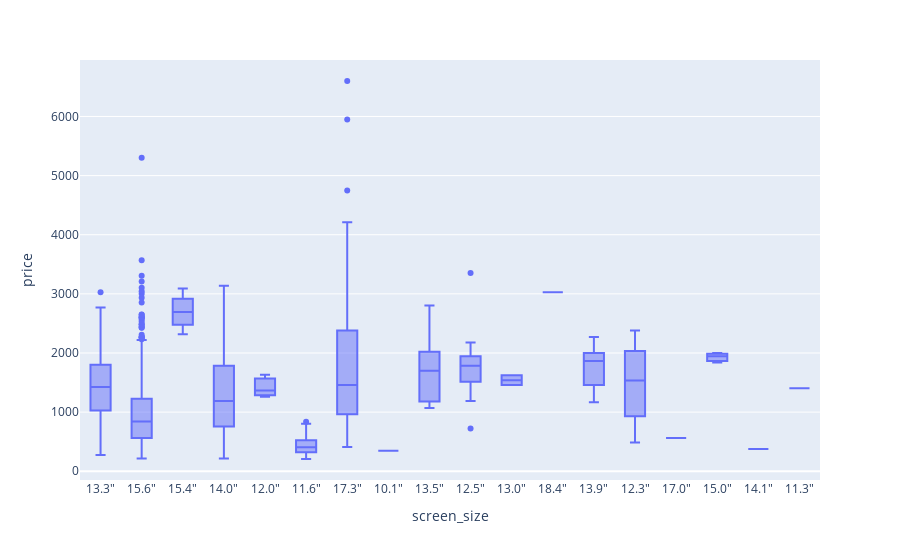

The notebook cell this image was saved under:
### Markdown cell above
### Screen size

### Code cell
px.box(laptops_train, x="screen_size", y="price")

### Figure 1 — Plotly figure (JSON) as saved in the notebook; plotly's stock layout.template omitted (floating-point values rounded to 4 significant figures; data arrays with more than 128 entries replaced by an {"elided": "..."} marker saying what was removed)
{"data": [{"alignmentgroup": "True", "hovertemplate": "screen_size=%{x}<br>price=%{y}<extra></extra>", "legendgroup": "", "marker": {"color": "#636efa"}, "name": "", "notched": false, "offsetgroup": "", "orientation": "v", "showlegend": false, "type": "box", "x": {"elided": "977 str values"}, "x0": " ", "xaxis": "x", "y": {"elided": "977 int values"}, "y0": " ", "yaxis": "y"}], "layout": {"autosize": true, "boxmode": "group", "legend": {"tracegroupgap": 0}, "margin": {"t": 60}, "xaxis": {"anchor": "y", "autorange": true, "domain": [0, 1], "range": [-0.5, 17.5], "title": {"text": "screen_size"}, "type": "category"}, "yaxis": {"anchor": "x", "autorange": true, "domain": [0, 1], "range": [-148.2, 6955.0], "title": {"text": "price"}, "type": "linear"}}}
